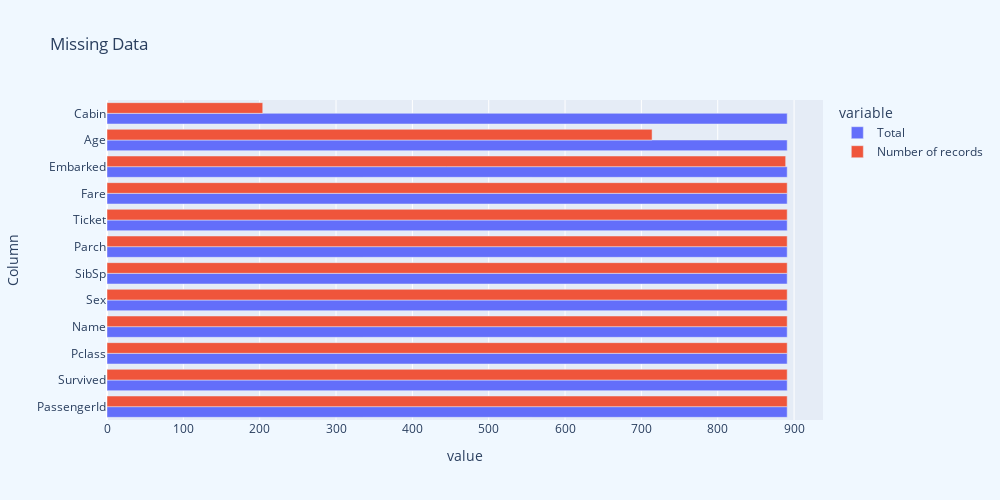

The code cell stored with this chart in its notebook:
### Code cell
fig = px.bar(missing_df,x=['Total','Number of records'],height=500,width=1000,y='Column',title="Missing Data")
fig.update_layout(barmode='group',paper_bgcolor="aliceblue")
fig.show()

### Figure 1 — Plotly figure (JSON) as saved in the notebook; plotly's stock layout.template omitted (floating-point values rounded to 4 significant figures)
{"data": [{"alignmentgroup": "True", "hovertemplate": "variable=Total<br>value=%{x}<br>Column=%{y}<extra></extra>", "legendgroup": "Total", "marker": {"color": "#636efa", "pattern": {"shape": ""}}, "name": "Total", "offsetgroup": "Total", "orientation": "h", "showlegend": true, "textposition": "auto", "type": "bar", "x": [891, 891, 891, 891, 891, 891, 891, 891, 891, 891, 891, 891], "xaxis": "x", "y": ["PassengerId", "Survived", "Pclass", "Name", "Sex", "SibSp", "Parch", "Ticket", "Fare", "Embarked", "Age", "Cabin"], "yaxis": "y"}, {"alignmentgroup": "True", "hovertemplate": "variable=Number of records<br>value=%{x}<br>Column=%{y}<extra></extra>", "legendgroup": "Number of records", "marker": {"color": "#EF553B", "pattern": {"shape": ""}}, "name": "Number of records", "offsetgroup": "Number of records", "orientation": "h", "showlegend": true, "textposition": "auto", "type": "bar", "x": [891, 891, 891, 891, 891, 891, 891, 891, 891, 889, 714, 204], "xaxis": "x", "y": ["PassengerId", "Survived", "Pclass", "Name", "Sex", "SibSp", "Parch", "Ticket", "Fare", "Embarked", "Age", "Cabin"], "yaxis": "y"}], "layout": {"barmode": "group", "height": 500, "legend": {"title": {"text": "variable"}, "tracegroupgap": 0}, "paper_bgcolor": "aliceblue", "title": {"text": "Missing Data"}, "width": 1000, "xaxis": {"anchor": "y", "domain": [0, 1], "title": {"text": "value"}}, "yaxis": {"anchor": "x", "domain": [0, 1], "title": {"text": "Column"}}}}
